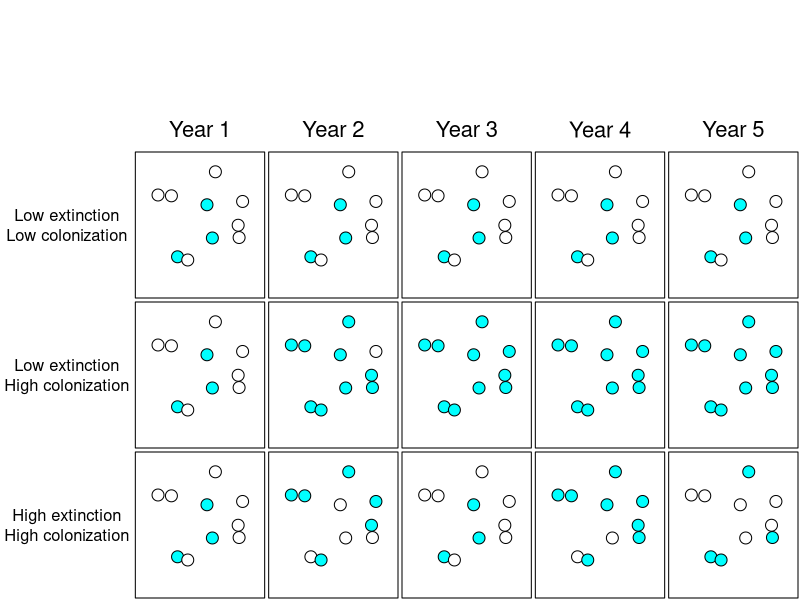
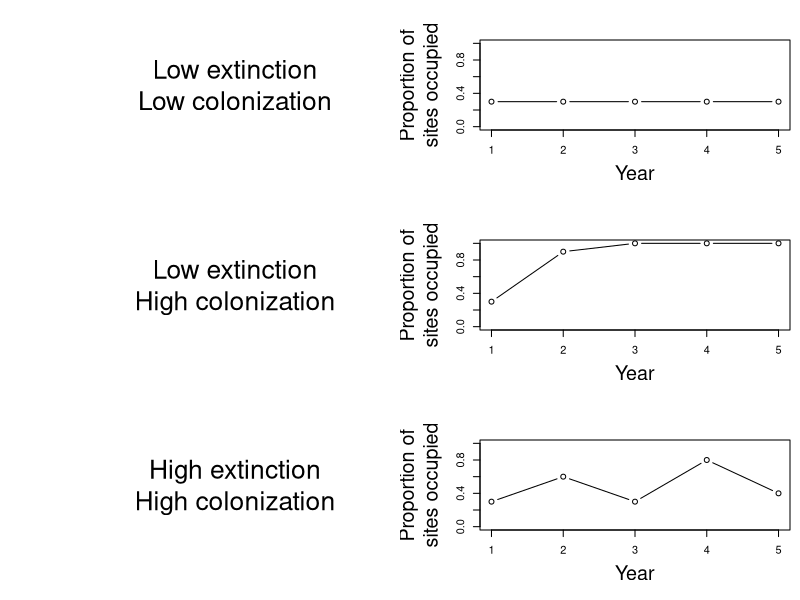

Reproduce these figures in R, in order.
## ---- chunk 1
#| label: metapop1
#| include: true
#| echo: false
#| results: 'hide'
#| fig-width: 9
#| fig-heigth: 7
#| out-width: '100%'
set.seed(1)#(388730)
N <- 10
T <- 5
X <- cbind(runif(N, 1, 9), runif(N, 1, 9))
psi <- 0.4
z1 <- z2 <- z3 <- matrix(0L, N, T)
z1[,1] <- z2[,1] <- z3[,1] <- rbinom(N, 1, psi)
for(t in 2:T) {
    z1[,t] <- z1[,t-1]
    z2[,t] <- rbinom(N, 1, z2[,t-1]*1 + (1-z2[,t-1])*0.8)
    z3[,t] <- rbinom(N, 1, z3[,t-1]*.2 + (1-z3[,t-1])*0.8)
}
par(mai=c(0.02,0.02,0.02,0.02), mfrow=c(4, 6))
plot(0, 0, type="n", ann=FALSE, axes=FALSE)
plot(0, 0, type="n", ann=FALSE, axes=FALSE)
text(0, -0.8, "Year 1", cex=2)
plot(0, 0, type="n", ann=FALSE, axes=FALSE)
text(0, -0.8, "Year 2", cex=2)
plot(0, 0, type="n", ann=FALSE, axes=FALSE)
text(0, -0.8, "Year 3", cex=2)
plot(0, 0, type="n", ann=FALSE, axes=FALSE)
text(0, -0.8, "Year 4", cex=2)
plot(0, 0, type="n", ann=FALSE, axes=FALSE)
text(0, -0.8, "Year 5", cex=2)
plot(0, 0, type="n", ann=FALSE, axes=FALSE)
text(0, 0, "Low extinction\nLow colonization", cex=1.5)
symbols(X, circles=rep(0.5,nrow(X)), bg=ifelse(z1[,1]==TRUE, "cyan", "white"),
        xlim=c(0, 10), ylim=c(0, 10), inches=FALSE, xaxt="n", yaxt="n", ann=FALSE)
symbols(X, circles=rep(0.5,nrow(X)), bg=ifelse(z1[,1]==TRUE, "cyan", "white"),
        xlim=c(0, 10), ylim=c(0, 10), inches=FALSE, xaxt="n", yaxt="n", ann=FALSE)
symbols(X, circles=rep(0.5,nrow(X)), bg=ifelse(z1[,1]==TRUE, "cyan", "white"),
        xlim=c(0, 10), ylim=c(0, 10), inches=FALSE, xaxt="n", yaxt="n", ann=FALSE)
symbols(X, circles=rep(0.5,nrow(X)), bg=ifelse(z1[,1]==TRUE, "cyan", "white"),
        xlim=c(0, 10), ylim=c(0, 10), inches=FALSE, xaxt="n", yaxt="n", ann=FALSE)
symbols(X, circles=rep(0.5,nrow(X)), bg=ifelse(z1[,1]==TRUE, "cyan", "white"),
        xlim=c(0, 10), ylim=c(0, 10), inches=FALSE, xaxt="n", yaxt="n", ann=FALSE)
plot(0, 0, type="n", ann=FALSE, axes=FALSE)
text(0, 0, "Low extinction\nHigh colonization", cex=1.5)
symbols(X, circles=rep(0.5,nrow(X)), bg=ifelse(z2[,1]==TRUE, "cyan", "white"),
        xlim=c(0, 10), ylim=c(0, 10), inches=FALSE, xaxt="n", yaxt="n", ann=FALSE)
symbols(X, circles=rep(0.5,nrow(X)), bg=ifelse(z2[,2]==TRUE, "cyan", "white"),
        xlim=c(0, 10), ylim=c(0, 10), inches=FALSE, xaxt="n", yaxt="n", ann=FALSE)
symbols(X, circles=rep(0.5,nrow(X)), bg=ifelse(z2[,3]==TRUE, "cyan", "white"),
        xlim=c(0, 10), ylim=c(0, 10), inches=FALSE, xaxt="n", yaxt="n", ann=FALSE)
symbols(X, circles=rep(0.5,nrow(X)), bg=ifelse(z2[,4]==TRUE, "cyan", "white"),
        xlim=c(0, 10), ylim=c(0, 10), inches=FALSE, xaxt="n", yaxt="n", ann=FALSE)
symbols(X, circles=rep(0.5,nrow(X)), bg=ifelse(z2[,5]==TRUE, "cyan", "white"),
        xlim=c(0, 10), ylim=c(0, 10), inches=FALSE, xaxt="n", yaxt="n", ann=FALSE)
plot(0, 0, type="n", ann=FALSE, axes=FALSE)
text(0, 0, "High extinction\nHigh colonization", cex=1.5)
symbols(X, circles=rep(0.5,nrow(X)), bg=ifelse(z3[,1]==TRUE, "cyan", "white"),
        xlim=c(0, 10), ylim=c(0, 10), inches=FALSE, xaxt="n", yaxt="n", ann=FALSE)
symbols(X, circles=rep(0.5,nrow(X)), bg=ifelse(z3[,2]==TRUE, "cyan", "white"),
        xlim=c(0, 10), ylim=c(0, 10), inches=FALSE, xaxt="n", yaxt="n", ann=FALSE)
symbols(X, circles=rep(0.5,nrow(X)), bg=ifelse(z3[,3]==TRUE, "cyan", "white"),
        xlim=c(0, 10), ylim=c(0, 10), inches=FALSE, xaxt="n", yaxt="n", ann=FALSE)
symbols(X, circles=rep(0.5,nrow(X)), bg=ifelse(z3[,4]==TRUE, "cyan", "white"),
        xlim=c(0, 10), ylim=c(0, 10), inches=FALSE, xaxt="n", yaxt="n", ann=FALSE)
symbols(X, circles=rep(0.5,nrow(X)), bg=ifelse(z3[,5]==TRUE, "cyan", "white"),
        xlim=c(0, 10), ylim=c(0, 10), inches=FALSE, xaxt="n", yaxt="n", ann=FALSE)
## ---- chunk 2
#| label: ex2
#| include: true
#| echo: false
#| results: 'hide'
#| fig-height: 7
#| fig-width: 8
#| fig-align: 'center'
#| out-width: '95%'
par(mfrow=c(3,2), mai=c(0.7,0.8,0.4,0.1))
plot(0, 0, type="n", ann=FALSE, axes=FALSE,)
text(0, 0, "Low extinction\nLow colonization", cex=2.4)
plot(1:5, colSums(z1)/N, type="b", xlab="Year",
     ylab="Proportion of\nsites occupied", ylim=0:1, cex.lab=1.8)
plot(0, 0, type="n", ann=FALSE, axes=FALSE)
text(0, 0, "Low extinction\nHigh colonization", cex=2.4)
plot(1:5, colSums(z2)/N, type="b", xlab="Year",
     ylab="Proportion of\nsites occupied", ylim=0:1, cex.lab=1.8)
plot(0, 0, type="n", ann=FALSE, axes=FALSE)
text(0, 0, "High extinction\nHigh colonization", cex=2.4)
plot(1:5, colSums(z3)/N, type="b", xlab="Year",
     ylab="Proportion of\nsites occupied", ylim=0:1, cex.lab=1.8)
